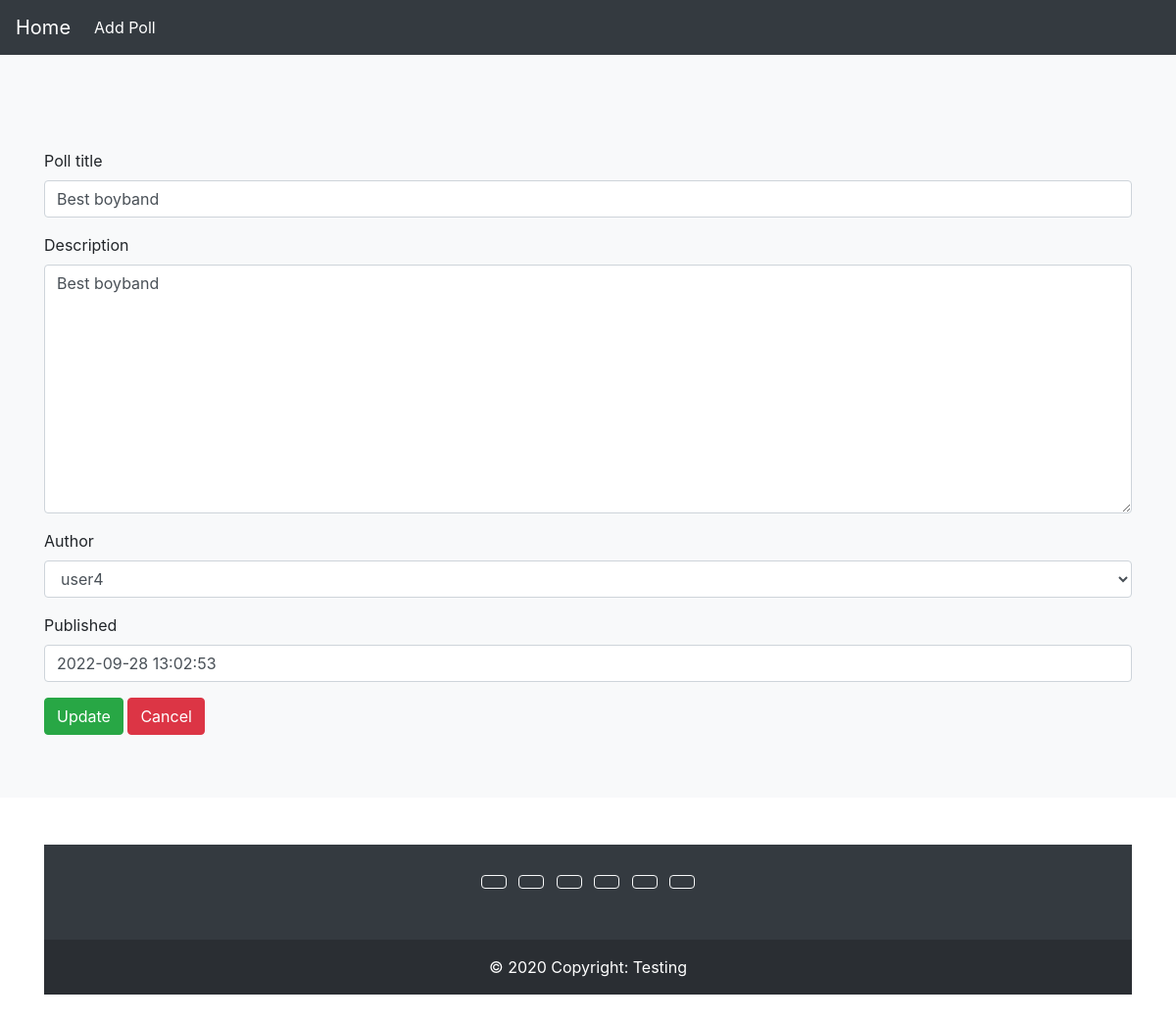
Screenshot of /edit/17/ with the database file from the repository.
### core/models.py (models this page shows, shortened)
class Core(models.Model):
    poll_title          =   models.CharField (max_length=200)
    description         =   models.TextField(null=True)
    author              =   models.ForeignKey(User, on_delete=models.CASCADE, related_name='core')
    updated             =   models.DateTimeField(auto_now=True)
    published           =   models.DateTimeField(default=timezone.now)
    class Meta:
        ordering    =   ['-published']

### core/views.py (the view)
# urls.py: path('edit/<int:pk>/', views.EditView.as_view(), name='edit'),
class EditView(UpdateView):
    model               =   Core
    template_name       =   'core/edit.html'
    fields              =   '__all__'
    pk_url_kwarg        =   'pk'
    success_url         =   reverse_lazy('core:index')

### templates/core/edit.html (shortened to what this page needs)
{% extends 'core/base.html' %}
{% load widget_tweaks %}
{% block content %}
<div class="album py-5 bg-light">
    <div class="container pt-5">
      <form method="post" novalidate>
          {% for field in form.visible_fields %}
            <div class="form-group">
                <label for ="{{  field.id_for_label }}"> {{ field.label }}  </label>
                {{field|add_class:'form-control'}}
            </div>
          {% endfor %}
          <div class="form-group">
              <button type="submit" class="btn btn-success">
                 Update
              </button>
              <a href="{% url 'core:index' %}" class="btn btn-danger">Cancel</a>
          </div>
      </form>
    </div>
</div>
{% endblock %}

### rows the page displays
Core: visible_fields "Best boyband" "Best boyband" "user4" "2022-09-28 13:02:53"

### other values shown
{{ field.label }} "Poll title" "Description" "Author" "Published"
